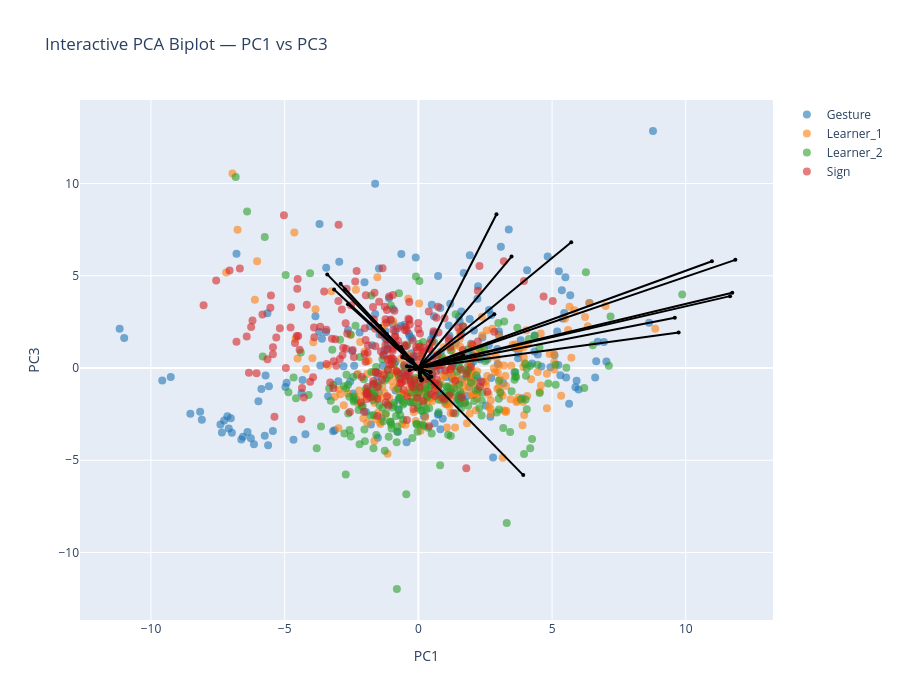

This figure's notebook cell:
### Markdown cell above
### Biplot PC1-PC3

### Code cell
pcs_to_plot = [1, 3]  # PC1–PC2

sig_features_GS = (
    df_sig_vars_GS[
        (df_sig_vars_GS["sig_loading"]) &
        (df_sig_vars_GS["PC"].isin(pcs_to_plot))
    ]["feature"]
    .unique()
)

feature_names = df_clean.columns[:-1]
selected_vars = [feature_names.get_loc(f) for f in sig_features_GS if f in feature_names]

arrow_strength = (
    df_sig_vars_GS[df_sig_vars_GS["PC"].isin(pcs_to_plot)]
    .groupby("feature")["index_loading"]
    .mean()
    .to_dict()
)

interactive_PCA_biplot(
    score=x_new_GS, 
    coeff=loadings_GS, 
    labels=feature_names, 
    y=y, 
    selected_vars=selected_vars, 
    pc_x=pcs_to_plot[0], pc_y=pcs_to_plot[1],
    show_labels=False,
    le=le,
    arrow_strength=arrow_strength
)

# static plot
static_PCA_biplot(
    score=x_new_GS, 
    coeff=loadings_GS, 
    labels=feature_names, 
    y=y, 
    selected_vars=selected_vars, 
    pc_x=pcs_to_plot[0], pc_y=pcs_to_plot[1],
    show_labels=False,
    arrow_strength=arrow_strength,
    le=le,
    save_path=os.path.join(curfolder, "Plots", "PCA_GS_all_PC1_3_biplot.png")
)

### Figure 1 — Plotly figure (JSON) as saved in the notebook; plotly's stock layout.template omitted (floating-point values rounded to 4 significant figures; data arrays with more than 128 entries replaced by an {"elided": "..."} marker saying what was removed)
{"data": [{"hoverinfo": "text", "marker": {"color": "#1f77b4", "opacity": 0.6, "size": 8}, "mode": "markers", "name": "Gesture", "showlegend": true, "text": {"elided": "248 str values"}, "type": "scatter", "x": {"elided": "248 float values"}, "y": {"elided": "248 float values"}}, {"hoverinfo": "text", "marker": {"color": "#ff7f0e", "opacity": 0.6, "size": 8}, "mode": "markers", "name": "Learner_1", "showlegend": true, "text": {"elided": "244 str values"}, "type": "scatter", "x": {"elided": "244 float values"}, "y": {"elided": "244 float values"}}, {"hoverinfo": "text", "marker": {"color": "#2ca02c", "opacity": 0.6, "size": 8}, "mode": "markers", "name": "Learner_2", "showlegend": true, "text": {"elided": "240 str values"}, "type": "scatter", "x": {"elided": "240 float values"}, "y": {"elided": "240 float values"}}, {"hoverinfo": "text", "marker": {"color": "#d62728", "opacity": 0.6, "size": 8}, "mode": "markers", "name": "Sign", "showlegend": true, "text": {"elided": "239 str values"}, "type": "scatter", "x": {"elided": "239 float values"}, "y": {"elided": "239 float values"}}, {"hoverinfo": "text", "hovertext": "gross__magnitude__arm_speed_Gmean", "line": {"color": "black"}, "marker": {"size": 4}, "mode": "lines+markers", "showlegend": false, "textposition": "top center", "type": "scatter", "x": [0, 2.921], "y": [0, 8.337]}, {"hoverinfo": "text", "hovertext": "gross__variability__arm_speed_Gstd", "line": {"color": "black"}, "marker": {"size": 4}, "mode": "lines+markers", "showlegend": false, "textposition": "top center", "type": "scatter", "x": [0, 11.85], "y": [0, 5.862]}, {"hoverinfo": "text", "hovertext": "gross__magnitude__arm_speed_peak_mean", "line": {"color": "black"}, "marker": {"size": 4}, "mode": "lines+markers", "showlegend": false, "textposition": "top center", "type": "scatter", "x": [0, 10.98], "y": [0, 5.783]}, {"hoverinfo": "text", "hovertext": "gross__variability__arm_speed_peak_std", "line": {"color": "black"}, "marker": {"size": 4}, "mode": "lines+markers", "showlegend": false, "textposition": "top center", "type": "scatter", "x": [0, 0.4301], "y": [0, 0.1671]}, {"hoverinfo": "text", "hovertext": "gross__rhythm__arm_speed_peak_n", "line": {"color": "black"}, "marker": {"size": 4}, "mode": "lines+markers", "showlegend": false, "textposition": "top center", "type": "scatter", "x": [0, -1.182], "y": [0, 1.842]}, {"hoverinfo": "text", "hovertext": "gross__rhythm__arm_speed_peak_rate", "line": {"color": "black"}, "marker": {"size": 4}, "mode": "lines+markers", "showlegend": false, "textposition": "top center", "type": "scatter", "x": [0, -3.407], "y": [0, 5.073]}, {"hoverinfo": "text", "hovertext": "gross__rhythm__arm_speed_mod_depth", "line": {"color": "black"}, "marker": {"size": 4}, "mode": "lines+markers", "showlegend": false, "textposition": "top center", "type": "scatter", "x": [0, 9.734], "y": [0, 1.918]}, {"hoverinfo": "text", "hovertext": "gross__magnitude__arm_acc_Gmean", "line": {"color": "black"}, "marker": {"size": 4}, "mode": "lines+markers", "showlegend": false, "textposition": "top center", "type": "scatter", "x": [0, 5.717], "y": [0, 6.817]}, {"hoverinfo": "text", "hovertext": "gross__variability__arm_acc_Gstd", "line": {"color": "black"}, "marker": {"size": 4}, "mode": "lines+markers", "showlegend": false, "textposition": "top center", "type": "scatter", "x": [0, 11.74], "y": [0, 4.075]}, {"hoverinfo": "text", "hovertext": "gross__magnitude__arm_acc_peak_mean", "line": {"color": "black"}, "marker": {"size": 4}, "mode": "lines+markers", "showlegend": false, "textposition": "top center", "type": "scatter", "x": [0, 11.66], "y": [0, 3.895]}, {"hoverinfo": "text", "hovertext": "gross__variability__arm_acc_peak_std", "line": {"color": "black"}, "marker": {"size": 4}, "mode": "lines+markers", "showlegend": false, "textposition": "top center", "type": "scatter", "x": [0, 1.678], "y": [0, 0.6822]}, {"hoverinfo": "text", "hovertext": "gross__rhythm__arm_acc_peak_n", "line": {"color": "black"}, "marker": {"size": 4}, "mode": "lines+markers", "showlegend": false, "textposition": "top center", "type": "scatter", "x": [0, -0.6484], "y": [0, 1.136]}, {"hoverinfo": "text", "hovertext": "gross__rhythm__arm_acc_peak_rate", "line": {"color": "black"}, "marker": {"size": 4}, "mode": "lines+markers", "showlegend": false, "textposition": "top center", "type": "scatter", "x": [0, -2.908], "y": [0, 4.563]}, {"hoverinfo": "text", "hovertext": "gross__rhythm__arm_acc_mod_depth", "line": {"color": "black"}, "marker": {"size": 4}, "mode": "lines+markers", "showlegend": false, "textposition": "top center", "type": "scatter", "x": [0, 9.591], "y": [0, 2.72]}, {"hoverinfo": "text", "hovertext": "gross__magnitude__arm_speed_integral", "line": {"color": "black"}, "marker": {"size": 4}, "mode": "lines+markers", "showlegend": false, "textposition": "top center", "type": "scatter", "x": [0, 3.485], "y": [0, 6.043]}, {"hoverinfo": "text", "hovertext": "gross__rhythm__arm_speed_sampen", "line": {"color": "black"}, "marker": {"size": 4}, "mode": "lines+markers", "showlegend": false, "textposition": "top center", "type": "scatter", "x": [0, -3.15], "y": [0, 4.251]}, {"hoverinfo": "text", "hovertext": "gross__smoothness__arm_intermittency", "line": {"color": "black"}, "marker": {"size": 4}, "mode": "lines+markers", "showlegend": false, "textposition": "top center", "type": "scatter", "x": [0, 0.4523], "y": [0, -0.2182]}, {"hoverinfo": "text", "hovertext": "gross__smoothness__arm_sparc", "line": {"color": "black"}, "marker": {"size": 4}, "mode": "lines+markers", "showlegend": false, "textposition": "top center", "type": "scatter", "x": [0, -0.5974], "y": [0, 0.5989]}, {"hoverinfo": "text", "hovertext": "gross__rhythm__band1_band_power_totalarm", "line": {"color": "black"}, "marker": {"size": 4}, "mode": "lines+markers", "showlegend": false, "textposition": "top center", "type": "scatter", "x": [0, 3.922], "y": [0, -5.803]}, {"hoverinfo": "text", "hovertext": "gross__rhythm__band1_centroid_totalarm", "line": {"color": "black"}, "marker": {"size": 4}, "mode": "lines+markers", "showlegend": false, "textposition": "top center", "type": "scatter", "x": [0, -1.437], "y": [0, 2.282]}, {"hoverinfo": "text", "hovertext": "gross__rhythm__band1_entropy_totalarm", "line": {"color": "black"}, "marker": {"size": 4}, "mode": "lines+markers", "showlegend": false, "textposition": "top center", "type": "scatter", "x": [0, -0.06698], "y": [0, 0.03789]}, {"hoverinfo": "text", "hovertext": "gross__rhythm__band2_band_power_totalarm", "line": {"color": "black"}, "marker": {"size": 4}, "mode": "lines+markers", "showlegend": false, "textposition": "top center", "type": "scatter", "x": [0, -2.743], "y": [0, 4.26]}, {"hoverinfo": "text", "hovertext": "gross__rhythm__band2_centroid_totalarm", "line": {"color": "black"}, "marker": {"size": 4}, "mode": "lines+markers", "showlegend": false, "textposition": "top center", "type": "scatter", "x": [0, -0.6107], "y": [0, 0.9959]}, {"hoverinfo": "text", "hovertext": "gross__rhythm__band2_entropy_totalarm", "line": {"color": "black"}, "marker": {"size": 4}, "mode": "lines+markers", "showlegend": false, "textposition": "top center", "type": "scatter", "x": [0, -0.2891], "y": [0, 0.4718]}, {"hoverinfo": "text", "hovertext": "gross__rhythm__band3_band_power_totalarm", "line": {"color": "black"}, "marker": {"size": 4}, "mode": "lines+markers", "showlegend": false, "textposition": "top center", "type": "scatter", "x": [0, -2.631], "y": [0, 3.453]}, {"hoverinfo": "text", "hovertext": "gross__rhythm__band3_centroid_totalarm", "line": {"color": "black"}, "marker": {"size": 4}, "mode": "lines+markers", "showlegend": false, "textposition": "top center", "type": "scatter", "x": [0, -0.4255], "y": [0, 0.09698]}, {"hoverinfo": "text", "hovertext": "gross__rhythm__band3_entropy_totalarm", "line": {"color": "black"}, "marker": {"size": 4}, "mode": "lines+markers", "showlegend": false, "textposition": "top center", "type": "scatter", "x": [0, -0.3233], "y": [0, 0.08376]}, {"hoverinfo": "text", "hovertext": "gross__magnitude__bbmv_arms_total", "line": {"color": "black"}, "marker": {"size": 4}, "mode": "lines+markers", "showlegend": false, "textposition": "top center", "type": "scatter", "x": [0, 2.841], "y": [0, 2.917]}, {"hoverinfo": "text", "hovertext": "gross__coordination__arm_coupling", "line": {"color": "black"}, "marker": {"size": 4}, "mode": "lines+markers", "showlegend": false, "textposition": "top center", "type": "scatter", "x": [0, 0.3205], "y": [0, 0.1329]}, {"hoverinfo": "text", "hovertext": "gross__proxdist__proximalization_index", "line": {"color": "black"}, "marker": {"size": 4}, "mode": "lines+markers", "showlegend": false, "textposition": "top center", "type": "scatter", "x": [0, -0.1009], "y": [0, -0.05422]}, {"hoverinfo": "text", "hovertext": "fine__variability__thumb_index_std", "line": {"color": "black"}, "marker": {"size": 4}, "mode": "lines+markers", "showlegend": false, "textposition": "top center", "type": "scatter", "x": [0, 0.3858], "y": [0, -0.5556]}, {"hoverinfo": "text", "hovertext": "fine__variability__thumb_opposition_std", "line": {"color": "black"}, "marker": {"size": 4}, "mode": "lines+markers", "showlegend": false, "textposition": "top center", "type": "scatter", "x": [0, 0.4536], "y": [0, -0.2373]}, {"hoverinfo": "text", "hovertext": "fine__handshape__handshape_size_mean", "line": {"color": "black"}, "marker": {"size": 4}, "mode": "lines+markers", "showlegend": false, "textposition": "top center", "type": "scatter", "x": [0, 0.1007], "y": [0, -0.05637]}, {"hoverinfo": "text", "hovertext": "fine__variability__handshape_size_std", "line": {"color": "black"}, "marker": {"size": 4}, "mode": "lines+markers", "showlegend": false, "textposition": "top center", "type": "scatter", "x": [0, 0.08908], "y": [0, -0.03862]}, {"hoverinfo": "text", "hovertext": "fine__variability__handshape_variability", "line": {"color": "black"}, "marker": {"size": 4}, "mode": "lines+markers", "showlegend": false, "textposition": "top center", "type": "scatter", "x": [0, 0.4873], "y": [0, -0.4746]}, {"hoverinfo": "text", "hovertext": "fine__smoothness__flexion_intermittency", "line": {"color": "black"}, "marker": {"size": 4}, "mode": "lines+markers", "showlegend": false, "textposition": "top center", "type": "scatter", "x": [0, 0.1239], "y": [0, -0.1855]}, {"hoverinfo": "text", "hovertext": "fine__coordination__finger_independence", "line": {"color": "black"}, "marker": {"size": 4}, "mode": "lines+markers", "showlegend": false, "textposition": "top center", "type": "scatter", "x": [0, -0.3291], "y": [0, -0.119]}, {"hoverinfo": "text", "hovertext": "fine__variability__flexion_entropy", "line": {"color": "black"}, "marker": {"size": 4}, "mode": "lines+markers", "showlegend": false, "textposition": "top center", "type": "scatter", "x": [0, -0.2225], "y": [0, 0.4199]}, {"hoverinfo": "text", "hovertext": "fine__handshape__fingertip_spread_mean", "line": {"color": "black"}, "marker": {"size": 4}, "mode": "lines+markers", "showlegend": false, "textposition": "top center", "type": "scatter", "x": [0, 0.06585], "y": [0, -0.249]}, {"hoverinfo": "text", "hovertext": "fine__variability__fingertip_spread_std", "line": {"color": "black"}, "marker": {"size": 4}, "mode": "lines+markers", "showlegend": false, "textposition": "top center", "type": "scatter", "x": [0, 0.05487], "y": [0, -0.4969]}, {"hoverinfo": "text", "hovertext": "fine__handshape__thumb_index_mean", "line": {"color": "black"}, "marker": {"size": 4}, "mode": "lines+markers", "showlegend": false, "textposition": "top center", "type": "scatter", "x": [0, 0.05273], "y": [0, -0.4187]}, {"hoverinfo": "text", "hovertext": "fine__handshape__mcp_tip_mean", "line": {"color": "black"}, "marker": {"size": 4}, "mode": "lines+markers", "showlegend": false, "textposition": "top center", "type": "scatter", "x": [0, 0.1466], "y": [0, -0.6237]}, {"hoverinfo": "text", "hovertext": "fine__variability__mcp_tip_std", "line": {"color": "black"}, "marker": {"size": 4}, "mode": "lines+markers", "showlegend": false, "textposition": "top center", "type": "scatter", "x": [0, 0.11], "y": [0, -0.6815]}], "layout": {"height": 700, "hovermode": "closest", "title": {"text": "Interactive PCA Biplot — PC1 vs PC3"}, "width": 900, "xaxis": {"title": {"text": "PC1"}}, "yaxis": {"title": {"text": "PC3"}}}}
